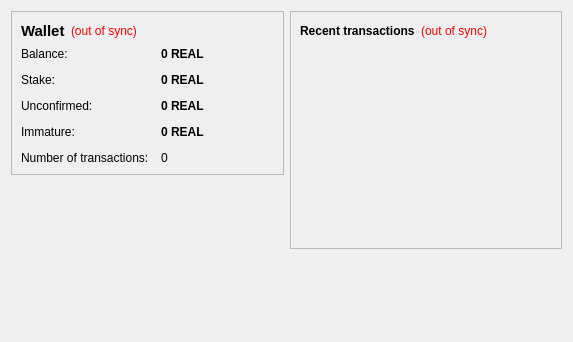
<?xml version="1.0" encoding="UTF-8"?>
<ui version="4.0">
 <class>OverviewPage</class>
 <widget class="QWidget" name="OverviewPage">
  <property name="geometry">
   <rect>
    <x>0</x>
    <y>0</y>
    <width>573</width>
    <height>342</height>
   </rect>
  </property>
  <property name="windowTitle">
   <string>Form</string>
  </property>
  <layout class="QHBoxLayout" name="horizontalLayout" stretch="1,1">
   <item>
    <layout class="QVBoxLayout" name="verticalLayout_2">
     <item>
      <widget class="QFrame" name="frame">
       <property name="frameShape">
        <enum>QFrame::StyledPanel</enum>
       </property>
       <property name="frameShadow">
        <enum>QFrame::Raised</enum>
       </property>
       <layout class="QVBoxLayout" name="verticalLayout_4">
        <item>
         <layout class="QHBoxLayout" name="horizontalLayout_4">
          <item>
           <widget class="QLabel" name="label_5">
            <property name="font">
             <font>
              <pointsize>11</pointsize>
              <weight>75</weight>
              <bold>true</bold>
             </font>
            </property>
            <property name="text">
             <string>Wallet</string>
            </property>
           </widget>
          </item>
          <item>
           <widget class="QLabel" name="labelWalletStatus">
            <property name="toolTip">
             <string>The displayed information may be out of date. Your wallet automatically synchronizes with the SecondCoin network after a connection is established, but this process has not completed yet.</string>
            </property>
            <property name="styleSheet">
             <string notr="true">QLabel { color: red; }</string>
            </property>
            <property name="text">
             <string notr="true">(out of sync)</string>
            </property>
            <property name="alignment">
             <set>Qt::AlignLeading|Qt::AlignLeft|Qt::AlignVCenter</set>
            </property>
           </widget>
          </item>
          <item>
           <spacer name="horizontalSpacer_2">
            <property name="orientation">
             <enum>Qt::Horizontal</enum>
            </property>
            <property name="sizeHint" stdset="0">
             <size>
              <width>40</width>
              <height>20</height>
             </size>
            </property>
           </spacer>
          </item>
         </layout>
        </item>
        <item>
         <layout class="QFormLayout" name="formLayout_2">
          <property name="fieldGrowthPolicy">
           <enum>QFormLayout::AllNonFixedFieldsGrow</enum>
          </property>
          <property name="horizontalSpacing">
           <number>12</number>
          </property>
          <property name="verticalSpacing">
           <number>12</number>
          </property>
          <item row="0" column="0">
           <widget class="QLabel" name="label">
            <property name="text">
             <string>Balance:</string>
            </property>
           </widget>
          </item>
          <item row="0" column="1">
           <widget class="QLabel" name="labelBalance">
            <property name="font">
             <font>
              <weight>75</weight>
              <bold>true</bold>
             </font>
            </property>
            <property name="cursor">
             <cursorShape>IBeamCursor</cursorShape>
            </property>
            <property name="toolTip">
             <string>Your current balance</string>
            </property>
            <property name="text">
             <string notr="true">0 REAL</string>
            </property>
            <property name="textInteractionFlags">
             <set>Qt::LinksAccessibleByMouse|Qt::TextSelectableByKeyboard|Qt::TextSelectableByMouse</set>
            </property>
           </widget>
          </item>
          <item row="1" column="0">
           <widget class="QLabel" name="label_6">
            <property name="text">
             <string>Stake:</string>
            </property>
           </widget>
          </item>
          <item row="1" column="1">
           <widget class="QLabel" name="labelStake">
            <property name="font">
             <font>
              <weight>75</weight>
              <bold>true</bold>
             </font>
            </property>
            <property name="cursor">
             <cursorShape>IBeamCursor</cursorShape>
            </property>
            <property name="toolTip">
             <string>Total of coins that was staked, and do not yet count toward the current balance</string>
            </property>
            <property name="text">
             <string notr="true">0 REAL</string>
            </property>
            <property name="textInteractionFlags">
             <set>Qt::LinksAccessibleByMouse|Qt::TextSelectableByKeyboard|Qt::TextSelectableByMouse</set>
            </property>
           </widget>
          </item>
          <item row="2" column="0">
           <widget class="QLabel" name="label_3">
            <property name="text">
             <string>Unconfirmed:</string>
            </property>
           </widget>
          </item>
          <item row="2" column="1">
           <widget class="QLabel" name="labelUnconfirmed">
            <property name="font">
             <font>
              <weight>75</weight>
              <bold>true</bold>
             </font>
            </property>
            <property name="cursor">
             <cursorShape>IBeamCursor</cursorShape>
            </property>
            <property name="toolTip">
             <string>Total of transactions that have yet to be confirmed, and do not yet count toward the current balance</string>
            </property>
            <property name="text">
             <string notr="true">0 REAL</string>
            </property>
            <property name="textInteractionFlags">
             <set>Qt::LinksAccessibleByMouse|Qt::TextSelectableByKeyboard|Qt::TextSelectableByMouse</set>
            </property>
           </widget>
          </item>
          <item row="3" column="0">
           <widget class="QLabel" name="labelImmatureText">
            <property name="text">
             <string>Immature:</string>
            </property>
           </widget>
          </item>
          <item row="3" column="1">
           <widget class="QLabel" name="labelImmature">
            <property name="font">
             <font>
              <weight>75</weight>
              <bold>true</bold>
             </font>
            </property>
            <property name="toolTip">
             <string>Mined balance that has not yet matured</string>
            </property>
            <property name="text">
             <string notr="true">0 REAL</string>
            </property>
            <property name="textInteractionFlags">
             <set>Qt::LinksAccessibleByMouse|Qt::TextSelectableByKeyboard|Qt::TextSelectableByMouse</set>
            </property>
           </widget>
          </item>
          <item row="4" column="0">
           <widget class="QLabel" name="label_2">
            <property name="text">
             <string>Number of transactions:</string>
            </property>
           </widget>
          </item>
          <item row="4" column="1">
           <widget class="QLabel" name="labelNumTransactions">
            <property name="toolTip">
             <string>Total number of transactions in wallet</string>
            </property>
            <property name="text">
             <string notr="true">0</string>
            </property>
           </widget>
          </item>
         </layout>
        </item>
       </layout>
      </widget>
     </item>
     <item>
      <spacer name="verticalSpacer">
       <property name="orientation">
        <enum>Qt::Vertical</enum>
       </property>
       <property name="sizeHint" stdset="0">
        <size>
         <width>20</width>
         <height>40</height>
        </size>
       </property>
      </spacer>
     </item>
    </layout>
   </item>
   <item>
    <layout class="QVBoxLayout" name="verticalLayout_3">
     <item>
      <widget class="QFrame" name="frame_2">
       <property name="frameShape">
        <enum>QFrame::StyledPanel</enum>
       </property>
       <property name="frameShadow">
        <enum>QFrame::Raised</enum>
       </property>
       <layout class="QVBoxLayout" name="verticalLayout">
        <item>
         <layout class="QHBoxLayout" name="horizontalLayout_2">
          <item>
           <widget class="QLabel" name="label_4">
            <property name="text">
             <string>&lt;b&gt;Recent transactions&lt;/b&gt;</string>
            </property>
           </widget>
          </item>
          <item>
           <widget class="QLabel" name="labelTransactionsStatus">
            <property name="toolTip">
             <string>The displayed information may be out of date. Your wallet automatically synchronizes with the SecondCoin network after a connection is established, but this process has not completed yet.</string>
            </property>
            <property name="styleSheet">
             <string notr="true">QLabel { color: red; }</string>
            </property>
            <property name="text">
             <string notr="true">(out of sync)</string>
            </property>
            <property name="alignment">
             <set>Qt::AlignRight|Qt::AlignTrailing|Qt::AlignVCenter</set>
            </property>
           </widget>
          </item>
          <item>
           <spacer name="horizontalSpacer">
            <property name="orientation">
             <enum>Qt::Horizontal</enum>
            </property>
            <property name="sizeHint" stdset="0">
             <size>
              <width>40</width>
              <height>20</height>
             </size>
            </property>
           </spacer>
          </item>
         </layout>
        </item>
        <item>
         <widget class="QListView" name="listTransactions">
          <property name="styleSheet">
           <string notr="true">QListView { background: transparent; }</string>
          </property>
          <property name="frameShape">
           <enum>QFrame::NoFrame</enum>
          </property>
          <property name="verticalScrollBarPolicy">
           <enum>Qt::ScrollBarAlwaysOff</enum>
          </property>
          <property name="horizontalScrollBarPolicy">
           <enum>Qt::ScrollBarAlwaysOff</enum>
          </property>
          <property name="selectionMode">
           <enum>QAbstractItemView::NoSelection</enum>
          </property>
         </widget>
        </item>
       </layout>
      </widget>
     </item>
     <item>
      <spacer name="verticalSpacer_2">
       <property name="orientation">
        <enum>Qt::Vertical</enum>
       </property>
       <property name="sizeHint" stdset="0">
        <size>
         <width>20</width>
         <height>40</height>
        </size>
       </property>
      </spacer>
     </item>
    </layout>
   </item>
  </layout>
 </widget>
 <resources/>
 <connections/>
</ui>
